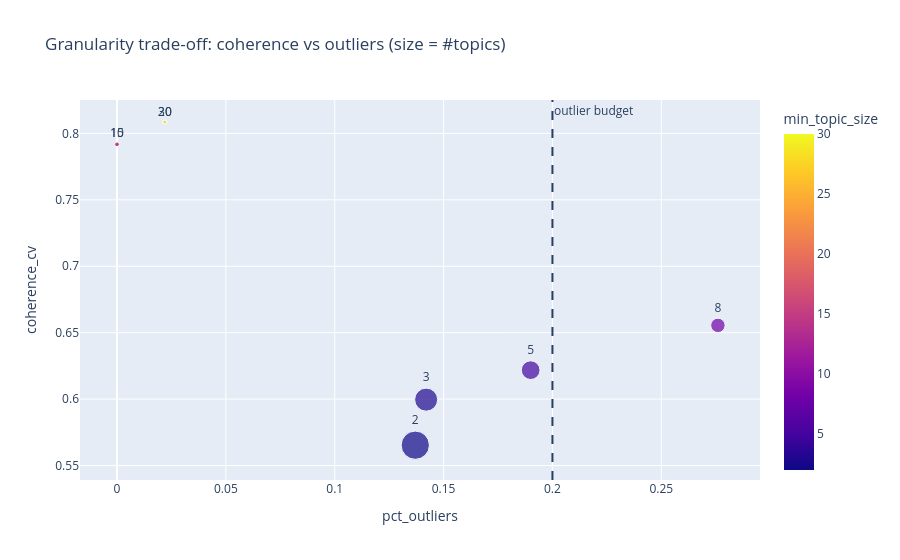

Notebook cell for this chart:
### Code cell
import plotly.express as px

# Pareto view: coherence vs % outliers, point size = #topics, color = min_topic_size.
fig = px.scatter(sweep, x="pct_outliers", y="coherence_cv", size="n_topics",
                 color="min_topic_size", text="min_topic_size",
                 title="Granularity trade-off: coherence vs outliers (size = #topics)")
fig.add_vline(x=OUTLIER_BUDGET, line_dash="dash", annotation_text="outlier budget")
fig.update_traces(textposition="top center")
fig.show()

### Figure 1 — Plotly figure (JSON) as saved in the notebook; plotly's stock layout.template omitted (floating-point values rounded to 4 significant figures)
{"data": [{"hovertemplate": "pct_outliers=%{x}<br>coherence_cv=%{y}<br>n_topics=%{marker.size}<br>min_topic_size=%{marker.color}<extra></extra>", "legendgroup": "", "marker": {"color": [2, 3, 5, 8, 10, 15, 20, 30], "coloraxis": "coloraxis", "size": [107, 71, 47, 28, 3, 3, 2, 2], "sizemode": "area", "sizeref": 0.2675, "symbol": "circle"}, "mode": "markers+text", "name": "", "orientation": "v", "showlegend": false, "text": [2.0, 3.0, 5.0, 8.0, 10.0, 15.0, 20.0, 30.0], "textposition": "top center", "type": "scatter", "x": [0.137, 0.142, 0.19, 0.276, 0.0, 0.0, 0.022, 0.022], "xaxis": "x", "y": [0.5653, 0.5996, 0.6218, 0.6555, 0.7918, 0.7918, 0.8086, 0.8086], "yaxis": "y"}], "layout": {"annotations": [{"showarrow": false, "text": "outlier budget", "x": 0.2, "xanchor": "left", "xref": "x", "y": 1, "yanchor": "top", "yref": "y domain"}], "coloraxis": {"colorbar": {"title": {"text": "min_topic_size"}}, "colorscale": [[0, "#0d0887"], [0.1111, "#46039f"], [0.2222, "#7201a8"], [0.3333, "#9c179e"], [0.4444, "#bd3786"], [0.5556, "#d8576b"], [0.6667, "#ed7953"], [0.7778, "#fb9f3a"], [0.8889, "#fdca26"], [1, "#f0f921"]]}, "legend": {"itemsizing": "constant", "tracegroupgap": 0}, "shapes": [{"line": {"dash": "dash"}, "type": "line", "x0": 0.2, "x1": 0.2, "xref": "x", "y0": 0, "y1": 1, "yref": "y domain"}], "title": {"text": "Granularity trade-off: coherence vs outliers (size = #topics)"}, "xaxis": {"anchor": "y", "domain": [0, 1], "title": {"text": "pct_outliers"}}, "yaxis": {"anchor": "x", "domain": [0, 1], "title": {"text": "coherence_cv"}}}}
